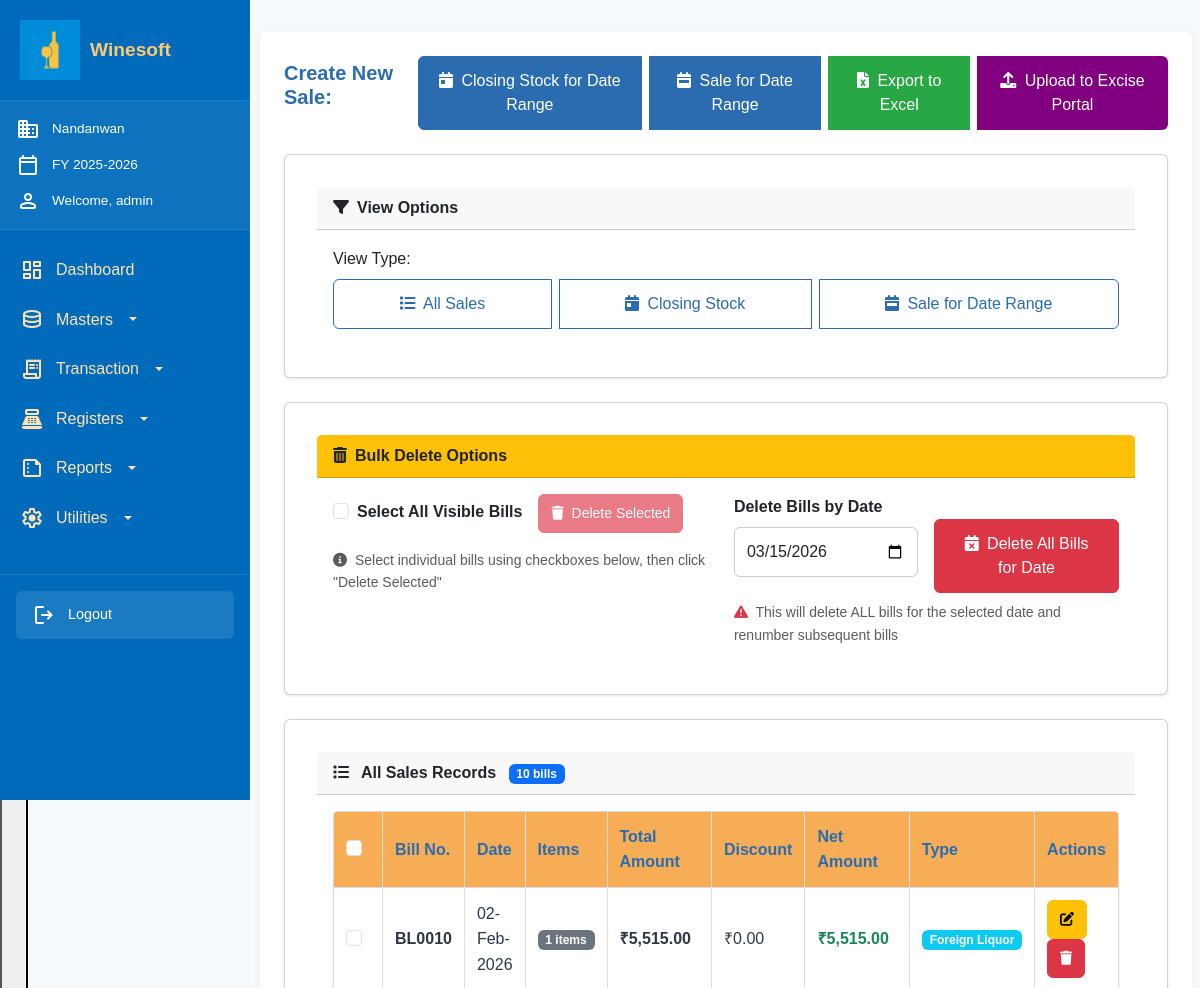
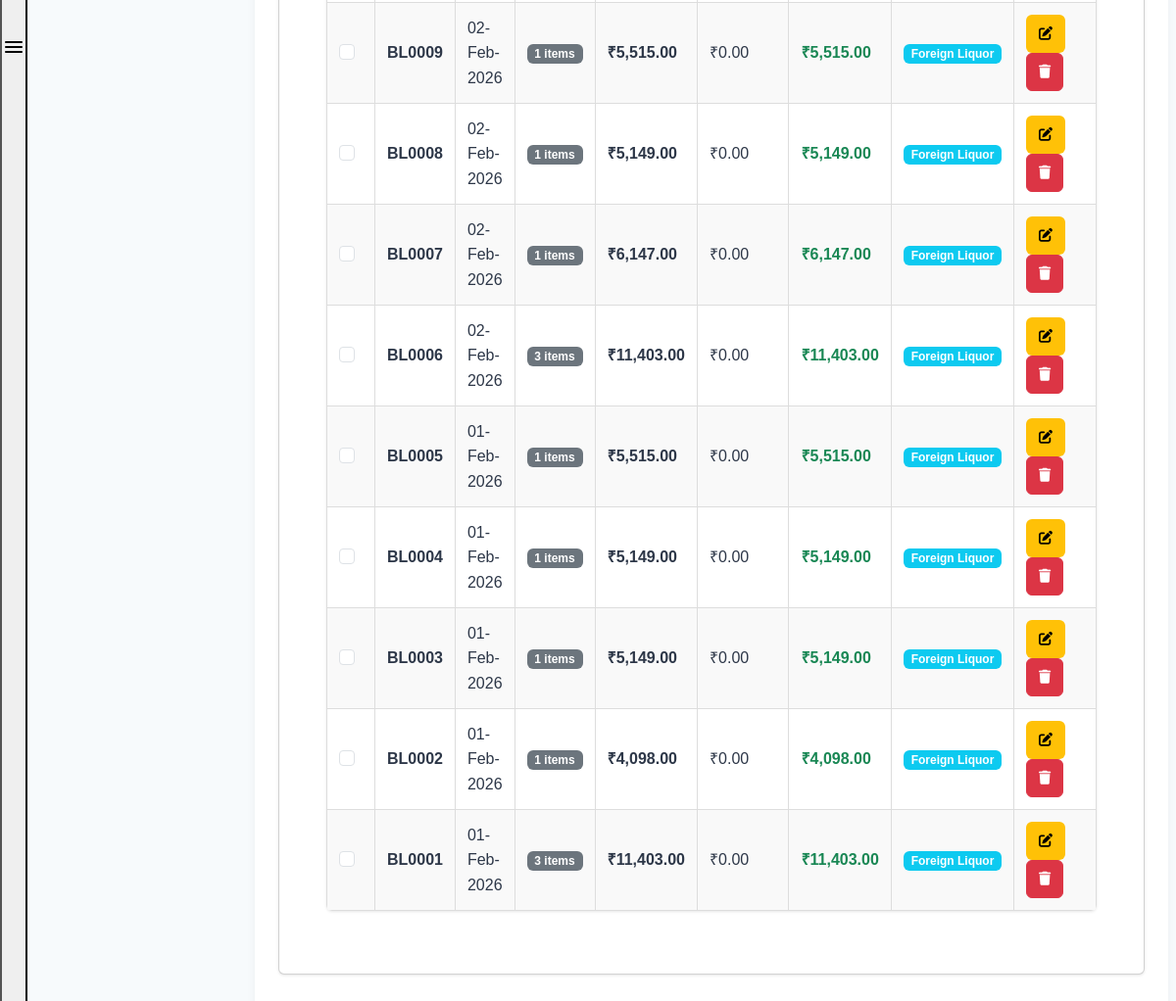
The app's page /public/retail_sale.php (signed in) with its own data (2 pictures, top to bottom).
### tables this page shows
CREATE TABLE `tblsaleheader` (
  `BILL_NO` varchar(20) NOT NULL,
  `BILL_DATE` date NOT NULL,
  `CUST_CODE` varchar(20) DEFAULT NULL,
  `TOTAL_AMOUNT` decimal(12,2) DEFAULT 0.00,
  `DISCOUNT` decimal(10,2) DEFAULT 0.00,
  `NET_AMOUNT` decimal(12,2) DEFAULT 0.00,
  `LIQ_FLAG` char(1) NOT NULL DEFAULT 'F',
  `COMP_ID` int(11) NOT NULL,
  `CREATED_BY` int(11) DEFAULT NULL,
  `CREATED_DATE` timestamp NOT NULL DEFAULT current_timestamp(),
  `CUSTOMER_ID` int(11) DEFAULT NULL
);

### public/retail_sale.php (the view, shortened to what this page needs)
<?php
include_once "../config/db.php";
$compID = $_SESSION['CompID'];
$view_type = isset($_GET['view_type']) ? $_GET['view_type'] : 'all';
$fin_year_start = isset($_SESSION['FIN_YEAR_START']) ? $_SESSION['FIN_YEAR_START'] : date('Y-m-d');
$fin_year_end = isset($_SESSION['FIN_YEAR_END']) ? $_SESSION['FIN_YEAR_END'] : date('Y-m-d');
$Closing_Stock = isset($_GET['Closing_Stock']) ? $_GET['Closing_Stock'] : min($fin_year_end, date('Y-m-d'));
if (!isset($_GET['start_date']) || !isset($_GET['end_date'])) {
    $start_date = $fin_year_start;
    $end_date = min($fin_year_end, date('Y-m-d'));
} else {
    $start_date = $_GET['start_date'];
    $end_date = $_GET['end_date'];
    if ($start_date < $fin_year_start) $start_date = $fin_year_start;
    if ($end_date > $fin_year_end) $end_date = $fin_year_end;
}
if ($view_type === 'date') {
    $query = "SELECT
                sh.BILL_NO,
                sh.BILL_DATE,
                sh.TOTAL_AMOUNT,
                sh.DISCOUNT,
                sh.NET_AMOUNT,
                sh.LIQ_FLAG,
                COUNT(sd.ITEM_CODE) as item_count
              FROM tblsaleheader sh
              LEFT JOIN tblsaledetails sd ON sh.BILL_NO = sd.BILL_NO AND sh.COMP_ID = sd.COMP_ID
              WHERE sh.COMP_ID = ? AND sh.BILL_DATE = ?
              GROUP BY sh.BILL_NO
              ORDER BY sh.BILL_NO DESC";
    $stmt = $conn->prepare($query);
    $stmt->bind_param("is", $compID, $Closing_Stock);
    $stmt->execute();
    $result = $stmt->get_result();
    $sales = $result->fetch_all(MYSQLI_ASSOC);
    $stmt->close();
} else {
    $query = "SELECT
                sh.BILL_NO,
                sh.BILL_DATE,
                sh.TOTAL_AMOUNT,
                sh.DISCOUNT,
                sh.NET_AMOUNT,
                sh.LIQ_FLAG,
                COUNT(sd.ITEM_CODE) as item_count
              FROM tblsaleheader sh
              LEFT JOIN tblsaledetails sd ON sh.BILL_NO = sd.BILL_NO AND sh.COMP_ID = sd.COMP_ID
              WHERE sh.COMP_ID = ?
              GROUP BY sh.BILL_NO
              ORDER BY sh.BILL_NO DESC";
    $stmt = $conn->prepare($query);
    $stmt->bind_param("i", $compID);
    $stmt->execute();
    $result = $stmt->get_result();
    $sales = $result->fetch_all(MYSQLI_ASSOC);
}
?>
<!DOCTYPE html>
<html lang="en">
<head>
  <link href="https://cdn.jsdelivr.net/npm/bootstrap@5.3.0/dist/css/bootstrap.min.css" rel="stylesheet">
  <link rel="stylesheet" href="https://cdnjs.cloudflare.com/ajax/libs/font-awesome/6.0.0/css/all.min.css">
  <link rel="stylesheet" href="css/style.css?v=<?=time()?>">
  <link rel="stylesheet" href="css/navbar.css?v=<?=time()?>">
</head>
<body>
<div class="dashboard-container">
  <?php include 'components/navbar.php'; ?>
  <div class="main-content">
    <?php include 'components/header.php'; ?>
    <div class="content-area p-3 p-md-4">
      <div class="d-flex justify-content-between align-items-center mb-4">
        <h4>Create New Sale:</h4>
        <div class="btn-group">
          <a href="closing_stock_for_date_range.php" class="btn btn-primary">
            <i class="fa-solid fa-calendar-day me-1"></i> Closing Stock for Date Range
          </a>
          <a href="sale_for_date_range.php" class="btn btn-primary">
            <i class="fa-solid fa-calendar-week me-1"></i> Sale for Date Range
          </a>
          <button type="button" class="btn btn-success" id="exportExcelBtn">
            <i class="fa-solid fa-file-excel me-1"></i> Export to Excel
          </button>
          <a href="https://scmexcise.mahaonline.gov.in/Retailer/Login.aspx"
             class="btn btn-excise" target="_blank">
            <i class="fa-solid fa-upload me-1"></i> Upload to Excise Portal
          </a>
        </div>
      </div>
      <div class="card mb-4">
        <div class="card-header fw-semibold"><i class="fa-solid fa-filter me-2"></i>View Options</div>
        <div class="card-body">
          <div class="row g-3">
            <div class="col-md-12">
              <label class="form-label">View Type:</label>
              <div class="btn-group view-selector" role="group">
                <a href="?view_type=all"
                   class="btn btn-outline-primary <?= $view_type === 'all' ? 'view-active' : '' ?>">
                  <i class="fa-solid fa-list me-1"></i> All Sales
                </a>
                <a href="?view_type=date&Closing_Stock=<?= $Closing_Stock ?>"
                   class="btn btn-outline-primary <?= $view_type === 'date' ? 'view-active' : '' ?>">
                  <i class="fa-solid fa-calendar-day me-1"></i> Closing Stock
                </a>
                <a href="?view_type=range&start_date=<?= $start_date ?>&end_date=<?= $end_date ?>"
                   class="btn btn-outline-primary <?= $view_type === 'range' ? 'view-active' : '' ?>">
                  <i class="fa-solid fa-calendar-week me-1"></i> Sale for Date Range
                </a>
              </div>
            </div>
          </div>
        </div>
      </div>
      <div class="card mb-4">
        <div class="card-header fw-semibold bg-warning text-dark">
          <i class="fa-solid fa-trash-can me-2"></i>Bulk Delete Options
        </div>
        <div class="card-body">
          <div class="row g-3">
            <div class="col-md-6">
              <div class="d-flex align-items-center mb-3">
                <div class="form-check me-3">
                  <input class="form-check-input" type="checkbox" id="selectAllBills">
                  <label class="form-check-label fw-semibold" for="selectAllBills">
                    Select All Visible Bills
                  </label>
                </div>
                <button class="btn btn-danger btn-sm" id="deleteSelectedBtn" disabled>
                  <i class="fa-solid fa-trash me-1"></i> Delete Selected
                </button>
              </div>
              <p class="text-muted small mb-0">
                <i class="fa-solid fa-info-circle me-1"></i>
                Select individual bills using checkboxes below, then click "Delete Selected"
              </p>
            </div>
            <div class="col-md-6">
              <form id="deleteByDateForm" class="row g-3">
                <div class="col-md-6">
                  <label class="form-label fw-semibold">Delete Bills by Date</label>
                  <input type="date" name="delete_date" class="form-control"
                         value="<?= htmlspecialchars($Closing_Stock); ?>"
                         min="<?= htmlspecialchars($fin_year_start); ?>"
                         max="<?= htmlspecialchars($fin_year_end); ?>">
                </div>
                <div class="col-md-6 d-flex align-items-end">
                  <button type="button" class="btn btn-danger w-100" id="deleteByDateBtn">
                    <i class="fa-solid fa-calendar-xmark me-1"></i> Delete All Bills for Date
                  </button>
                </div>
              </form>
              <p class="text-muted small mb-0 mt-2">
                <i class="fa-solid fa-triangle-exclamation me-1 text-danger"></i>
                This will delete ALL bills for the selected date and renumber subsequent bills
              </p>
            </div>
          </div>
        </div>
      </div>
      <div class="card">
        <div class="card-header fw-semibold">
          <div class="d-flex justify-content-between align-items-center">
            <div>
              <i class="fa-solid fa-list me-2"></i>
              <?php
              if ($view_type === 'date') {
                  echo 'Sales Records for ' . date('d-M-Y', strtotime($Closing_Stock));
              } elseif ($view_type === 'range') {
                  echo 'Sales Records from ' . date('d-M-Y', strtotime($start_date)) . ' to ' . date('d-M-Y', strtotime($end_date));
              } else {
                  echo 'All Sales Records';
              }
              ?>
              <span class="badge bg-primary ms-2"><?= count($sales) ?> bills</span>
            </div>
          </div>
        </div>
        <div class="card-body">
          <?php if (count($sales) > 0): ?>
            <div class="table-container">
              <table class="styled-table">
                <thead>
                  <tr>
                    <th width="50">
                      <div class="form-check">
                        <input class="form-check-input" type="checkbox" id="selectAllTable">
                      </div>
                    </th>
                    <th>Bill No.</th>
                    <th>Date</th>
                    <th>Items</th>
                    <th>Total Amount</th>
                    <th>Discount</th>
                    <th>Net Amount</th>
                    <th>Type</th>
                    <th>Actions</th>
                  </tr>
                </thead>
                <tbody>
                  <?php foreach($sales as $sale):
                    $liquorType = "Foreign Liquor";
                  ?>
                    <tr>
                      <td>
                        <div class="form-check">
                          <input class="form-check-input bill-checkbox" type="checkbox"
                                 value="<?= htmlspecialchars($sale['BILL_NO']) ?>"
                                 data-billno="<?= htmlspecialchars($sale['BILL_NO']) ?>">
                        </div>
                      </td>
                      <td class="fw-bold"><?= htmlspecialchars($sale['BILL_NO']) ?></td>
                      <td><?= date('d-M-Y', strtotime($sale['BILL_DATE'])) ?></td>
                      <td><span class="badge bg-secondary"><?= htmlspecialchars($sale['item_count']) ?> items</span></td>
                      <td class="fw-bold">₹<?= number_format($sale['TOTAL_AMOUNT'], 2) ?></td>
                      <td>₹<?= number_format($sale['DISCOUNT'], 2) ?></td>
                      <td class="fw-bold text-success">₹<?= number_format($sale['NET_AMOUNT'], 2) ?></td>
                      <td><span class="badge bg-info"><?= $liquorType ?></span></td>
                      <td>
                        <div class="action-buttons">
                          <a href="edit_bill_form.php?bill_no=<?= $sale['BILL_NO'] ?>"
                             class="btn btn-sm btn-warning" title="Edit Bill">
                            <i class="fa-solid fa-pen-to-square"></i>
                          </a>
                          <button class="btn btn-sm btn-danger delete-single-btn"
                                  title="Delete Bill"
                                  data-billno="<?= htmlspecialchars($sale['BILL_NO']) ?>">
                            <i class="fa-solid fa-trash"></i>
                          </button>
                        </div>
                      </td>
                    </tr>
                  <?php endforeach; ?>
                </tbody>
              </table>
            </div>
          <?php endif; ?>
        </div>
      </div>
    </div>
  </div>
</div>
</body>
</html>

### public/css/style.css (style rules this page uses)
:root { --primary-color: #2B6CB0; --primary-hover: #4299E1; --secondary-color: #F6AD55; --background-color: #F7FAFC; --text-color: #2D3748; --light-text: #718096; --error-color: #E53E3E; --success-color: #38A169; --white: #FFFFFF; --border-radius: 6px; --box-shadow: 0 1px 3px rgba(0,0,0,0.1); --transition: all 0.2s ease; }
* { box-sizing: border-box; margin: 0; padding: 0; }
html { scroll-behavior: smooth; height: 100%; }
body { background-color: var(--background-color); font-family: 'Arial', sans-serif; line-height: 1.6; color: var(--text-color); min-height: 100vh; display: flex; flex-direction: column; }
h1, h2, h3, h4, h5, h6 { color: var(--primary-color); margin-bottom: 1rem; font-weight: 600; line-height: 1.2; }
h4 { font-size: 1.25rem; }
p, small { margin-bottom: 1rem; color: var(--text-color); }
small, .text-muted { color: var(--light-text); font-size: 0.875rem; }
.text-success { color: var(--success-color); }
.text-danger { color: var(--error-color); }
.mt-2 { margin-top: 1rem; }
.mb-3 { margin-bottom: 1.5rem; }
.mb-4 { margin-bottom: 2rem; }
.p-3 { padding: 1.5rem; }
.d-flex { display: flex; }
.justify-content-between { justify-content: space-between; }
.align-items-center { align-items: center; }
.w-100 { width: 100%; }
.card { background: var(--white); padding: 1.5rem; border-radius: var(--border-radius); box-shadow: var(--box-shadow); margin-bottom: 1.5rem; }
.dashboard-container { display: flex; flex-direction: column; min-height: 100vh; width: 100%; background-color: var(--background-color); position: relative; }
.main-content { width: 100%; padding: 1rem; margin-top: 60px; }
.content-area { background: var(--white); border-radius: var(--border-radius); padding: 1rem; box-shadow: 0 2px 10px rgba(0,0,0,0.05); margin-bottom: 1rem; }
.form-control, .form-select { width: 100%; padding: 0.75rem; margin-bottom: 1rem; border: 1px solid #ccc; border-radius: 6px; font-size: 1rem; transition: var(--transition); }
.form-label { display: block; margin-bottom: 0.5rem; font-weight: 500; }
.btn { display: inline-block; padding: 0.75rem 1.25rem; font-weight: 500; text-align: center; text-decoration: none; border-radius: 6px; cursor: pointer; transition: var(--transition); border: 1px solid transparent; }
.btn-sm { padding: 0.5rem 0.75rem; font-size: 0.875rem; }
.btn-primary { background-color: var(--primary-color); color: var(--white); border-color: var(--primary-color); }
.btn-success { background-color: #28a745; color: var(--white); border-color: #28a745; }
.btn-danger { background-color: #dc3545; color: var(--white); border-color: #dc3545; }
.btn-outline-primary { background-color: transparent; color: var(--primary-color); border-color: var(--primary-color); }
.table-container { overflow-x: auto; -webkit-overflow-scrolling: touch; margin-bottom: 1rem; background: var(--white); border-radius: var(--border-radius); box-shadow: var(--box-shadow); }
.styled-table { width: 100%; min-width: 600px; border-collapse: collapse; color: var(--text-color); }
.styled-table thead tr { background-color: var(--secondary-color); color: var(--primary-color); }
.styled-table th, .styled-table td { padding: 12px; text-align: left; border: 1px solid #ddd; vertical-align: middle; }
.styled-table tbody tr:nth-child(even) { background-color: #f9f9f9; }
.btn-group { display: flex; flex-wrap: wrap; gap: 0.5rem; }
@media (min-width: 576px) { .container, .login-container, .card { padding: 2rem; } }
@media (min-width: 768px) { .dashboard-container { flex-direction: row; } }
@media (min-width: 768px) { .main-content { margin-left: 200px; margin-top: 0; width: calc(100% - 200px); padding: 1.5rem; } }
@media (min-width: 768px) { .content-area { padding: 1.5rem; } }
@media (min-width: 768px) { .styled-table { min-width: 100%; } }
@media (min-width: 768px) { .btn-group { flex-wrap: nowrap; } }
@media (min-width: 992px) { .main-content { padding: 2rem; } }
@media (min-width: 992px) { .content-area { padding: 1.5rem; } }

### public/css/navbar.css (style rules this page uses)
* { margin: 0; padding: 0; box-sizing: border-box; font-family: 'Arial', sans-serif; }

### public/retail_sale.php (style rules this page uses)
.btn-excise { background-color: #800080; color: white; border: none; }
.btn-excise i { margin-right: 5px; }

### records on screen
tblsaleheader: BILL_NO "BL0010", BILL_DATE "02-Feb-2026", item_count "1", TOTAL_AMOUNT "5,515.00", DISCOUNT "0.00", NET_AMOUNT "5,515.00", liquorType "Foreign Liquor"
tblsaleheader: BILL_NO "BL0009", BILL_DATE "02-Feb-2026", item_count "1", TOTAL_AMOUNT "5,515.00", DISCOUNT "0.00", NET_AMOUNT "5,515.00", liquorType "Foreign Liquor"
tblsaleheader: BILL_NO "BL0008", BILL_DATE "02-Feb-2026", item_count "1", TOTAL_AMOUNT "5,149.00", DISCOUNT "0.00", NET_AMOUNT "5,149.00", liquorType "Foreign Liquor"
tblsaleheader: BILL_NO "BL0007", BILL_DATE "02-Feb-2026", item_count "1", TOTAL_AMOUNT "6,147.00", DISCOUNT "0.00", NET_AMOUNT "6,147.00", liquorType "Foreign Liquor"
tblsaleheader: BILL_NO "BL0006", BILL_DATE "02-Feb-2026", item_count "3", TOTAL_AMOUNT "11,403.00", DISCOUNT "0.00", NET_AMOUNT "11,403.00", liquorType "Foreign Liquor"
tblsaleheader: BILL_NO "BL0005", BILL_DATE "01-Feb-2026", item_count "1", TOTAL_AMOUNT "5,515.00", DISCOUNT "0.00", NET_AMOUNT "5,515.00", liquorType "Foreign Liquor"
tblsaleheader: BILL_NO "BL0004", BILL_DATE "01-Feb-2026", item_count "1", TOTAL_AMOUNT "5,149.00", DISCOUNT "0.00", NET_AMOUNT "5,149.00", liquorType "Foreign Liquor"
tblsaleheader: BILL_NO "BL0003", BILL_DATE "01-Feb-2026", item_count "1", TOTAL_AMOUNT "5,149.00", DISCOUNT "0.00", NET_AMOUNT "5,149.00", liquorType "Foreign Liquor"
tblsaleheader: BILL_NO "BL0002", BILL_DATE "01-Feb-2026", item_count "1", TOTAL_AMOUNT "4,098.00", DISCOUNT "0.00", NET_AMOUNT "4,098.00", liquorType "Foreign Liquor"
tblsaleheader: BILL_NO "BL0001", BILL_DATE "01-Feb-2026", item_count "3", TOTAL_AMOUNT "11,403.00", DISCOUNT "0.00", NET_AMOUNT "11,403.00", liquorType "Foreign Liquor"

### other values on screen
$companyName "Nandanwan"
$financialYear "2025-2026"
$username "admin"
count($sales) "10"
